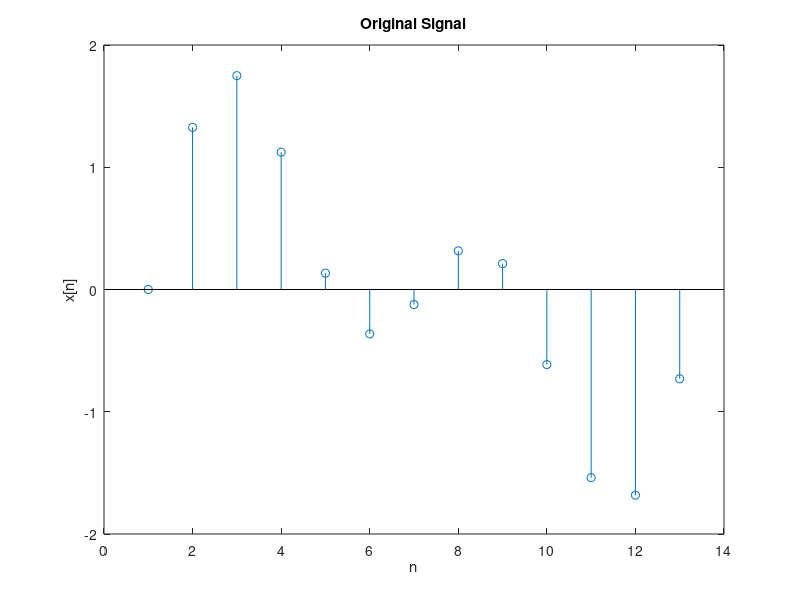
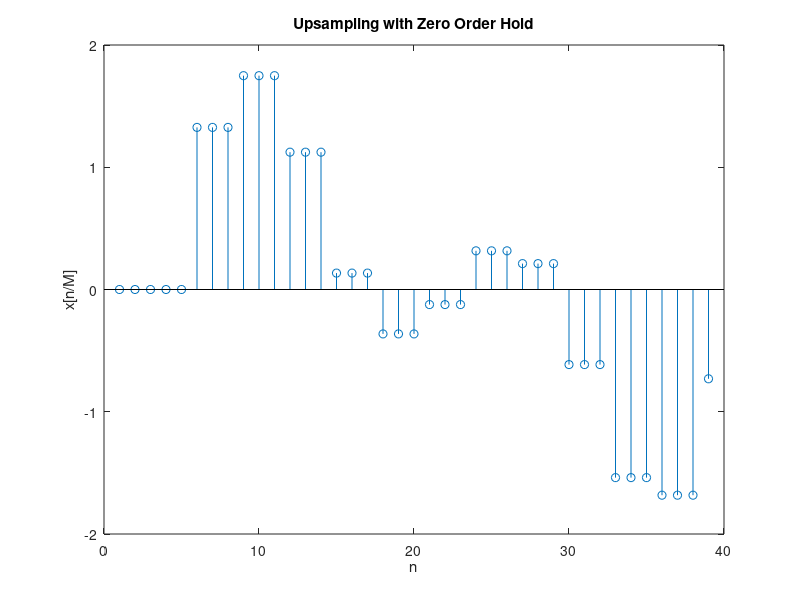
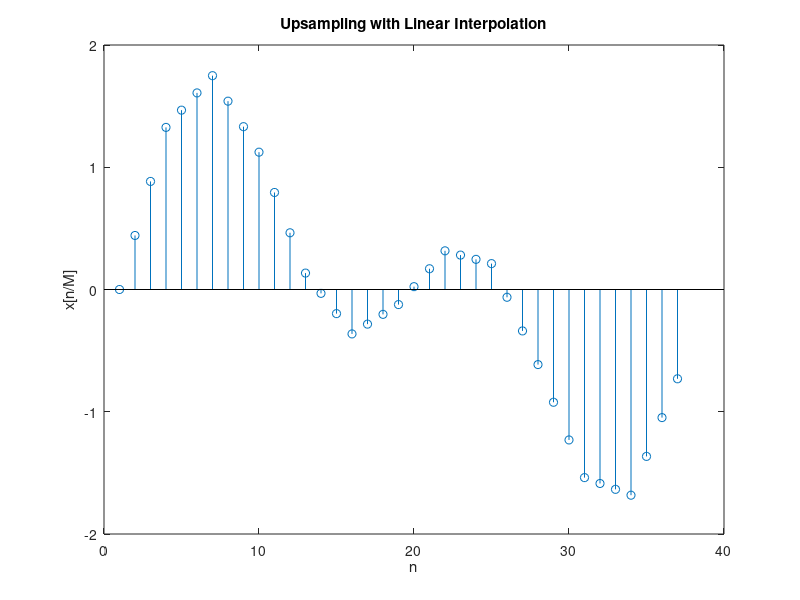

Reproduce these figures in MATLAB, in order.
load('q2_1.mat')

figure()
stem(x);
title('Original Signal')
ylabel('x[n]')
xlabel('n')

%------------------------------Zero Hold----------------------------------

M = 3;
y = zeros(M*length(x), 1);

for n = 1:M*length(x)

    if mod(n, M) == 0
        y(n) = x(n/M);
    else
        if n == 1
            y(n) = 0;
        else
            y(n) = y(n-1);
        end

    end
end

figure()
stem(y);
title('Upsampling with Zero Order Hold')
ylabel('x[n/M]')
xlabel('n')

%---------------------------Linear Interpolation-------------------------

z = 1:1:length(x);
xq = 1:1/M:length(x);
vq1 = interp1(z, x, xq);

figure()
stem(vq1);
title('Upsampling with Linear Interpolation')
ylabel('x[n/M]')
xlabel('n')
